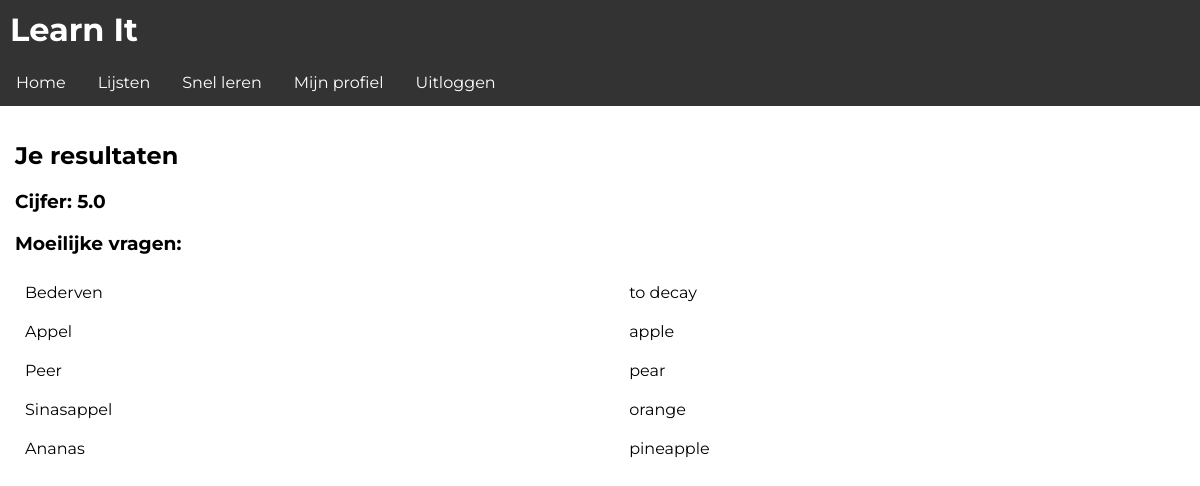
Page /app/result/14 (signed in) on the committed database.
### learnit/models.py (models this page shows, shortened)
class TestResults(models.Model):
    grade = models.FloatField()
    correct_answers = models.IntegerField(default=0)
    wrong_answers = models.IntegerField(default=0)
    initial_question_amount = models.IntegerField(default=0)
    total_question_amount = models.IntegerField(default=0)
    difficult_questions_amount = models.IntegerField(default=0)
    user = models.ForeignKey(to=User, on_delete=models.CASCADE)
    datetime = models.DateTimeField(auto_now=True)
    difficult_questions = models.ManyToManyField(to=Question)
    start_time = models.TimeField(default=timezone.now)
    end_time = models.TimeField(default=timezone.now)

class Question(models.Model):
    question = models.CharField(max_length=500)
    answer = models.CharField(max_length=500)

### learnit/views.py (the view)
# urls.py: path('app/result/<int:result_id>', views.results, name='results_page'),
def results(request, result_id):
    if not request.user.is_authenticated:
        return redirect('/login')
    return render(request, 'app/result.html', generate_context(request, {
        'result': TestResults.objects.get(pk=result_id)
    }))

### learnit/views.py (called while the page is built)
def generate_context(request, context):
    if request.user.is_authenticated:
        settings = Settings.objects.get(user=request.user)
        context['settings_theme'] = settings.interface_theme
        context['settings_lang'] = settings.interface_language
    return context

### templates/app/result.html
{% extends 'base.html' %}
{% block content %}
    {% if settings_lang == 0 %}
            <h2>Your Results</h2>
    <h3>Your grade: {{ result.grade }}</h3>
    {% if result.difficult_questions.all %}
    <h3>Difficult Questions:</h3>
    <table>
    {% for question in result.difficult_questions.all %}
    <tr>
    <td>{{ question.question }}</td>
    <td>{{ question.answer }}</td>
</tr>
{% endfor %}
{% endif %}
</table>
{% elif settings_lang == 1 %}
            <h2>Je resultaten</h2>
    <h3>Cijfer: {{ result.grade }}</h3>
    {% if result.difficult_questions.all %}
    <h3>Moeilijke vragen:</h3>
    <table>
    {% for question in result.difficult_questions.all %}
    <tr>
    <td>{{ question.question }}</td>
    <td>{{ question.answer }}</td>
</tr>
{% endfor %}
{% endif %}
</table>
{% endif %}
{% endblock %}

### learnit/static/css/style_light.css (style rules this page uses)
html, body { margin: 0; padding: 0; }
* { font-family: 'Montserrat', sans-serif; }
table { width: 100%; vertical-align: top; text-align: left; border-spacing: 0; border-collapse: collapse; }
td { width: auto; }
td { margin: 0; padding: 10px; }
h2 { font-weight: bold; }

### rows in the picture
TestResults: grade "5.0"
Question: question "Bederven", answer "to decay"
Question: question "Appel", answer "apple"
Question: question "Peer", answer "pear"
Question: question "Sinasappel", answer "orange"
Question: question "Ananas", answer "pineapple"
